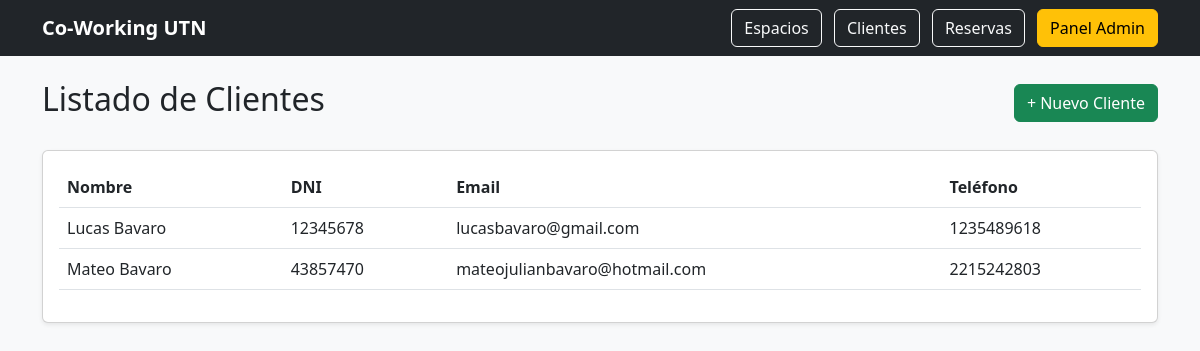
/clientes/, run on the app's committed database.
### clientes/models.py (models this page shows, shortened)
class Cliente(models.Model):
    nombre = models.CharField(max_length=100)
    dni = models.CharField(max_length=10, unique=True)
    email = models.EmailField(unique=True)
    telefono = models.CharField(max_length=20)

### clientes/views.py (the view)
# urls.py: path('', lista_clientes, name='lista_clientes'),
def lista_clientes(request):
    clientes = Cliente.objects.all().order_by('nombre')
    return render(request, 'clientes/lista_clientes.html', {'clientes': clientes})

### clientes/templates/clientes/lista_clientes.html (shortened to what this page needs)
{% extends 'base.html' %}
{% block content %}
<div class="d-flex justify-content-between align-items-center mb-4">
    <h2>Listado de Clientes</h2>
    <a href="{% url 'crear_cliente' %}" class="btn btn-success">+ Nuevo Cliente</a>
</div>
<div class="card shadow-sm">
    <div class="card-body">
        <table class="table table-hover">
            <thead>
                <tr>
                    <th>Nombre</th>
                    <th>DNI</th>
                    <th>Email</th>
                    <th>Teléfono</th>
                </tr>
            </thead>
            <tbody>
                {% for cliente in clientes %}
                <tr>
                    <td>{{ cliente.nombre }}</td>
                    <td>{{ cliente.dni }}</td>
                    <td>{{ cliente.email }}</td>
                    <td>{{ cliente.telefono }}</td>
                </tr>
                {% empty %}
                <tr>
                    <td colspan="4" class="text-center">No hay clientes registrados aún.</td>
                </tr>
                {% endfor %}
            </tbody>
        </table>
    </div>
</div>
{% endblock %}

### data on the page
Cliente: nombre "Lucas Bavaro", dni "12345678", email "lucasbavaro@gmail.com", telefono "1235489618"
Cliente: nombre "Mateo Bavaro", dni "43857470", email "mateojulianbavaro@hotmail.com", telefono "2215242803"
